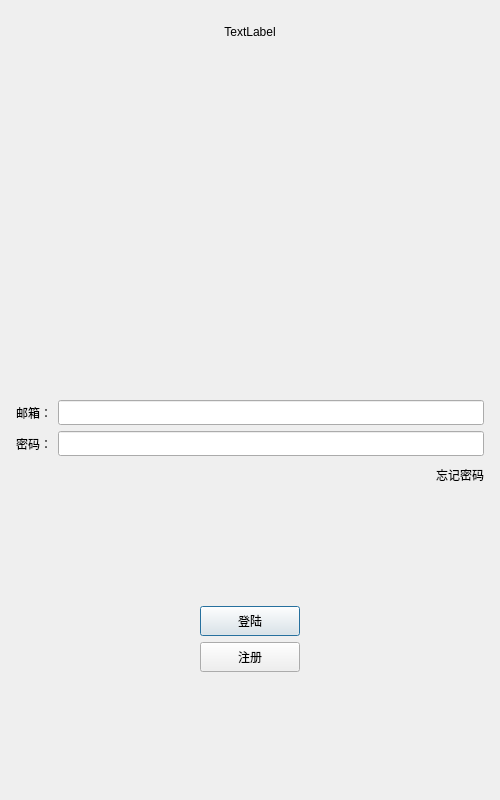
<?xml version="1.0" encoding="UTF-8"?>
<ui version="4.0">
 <class>LoginDialog</class>
 <widget class="QDialog" name="LoginDialog">
  <property name="geometry">
   <rect>
    <x>0</x>
    <y>0</y>
    <width>500</width>
    <height>800</height>
   </rect>
  </property>
  <property name="minimumSize">
   <size>
    <width>300</width>
    <height>500</height>
   </size>
  </property>
  <property name="windowTitle">
   <string>LoginDialog</string>
  </property>
  <layout class="QVBoxLayout" name="verticalLayout_2">
   <item>
    <layout class="QVBoxLayout" name="verticalLayout">
     <property name="leftMargin">
      <number>5</number>
     </property>
     <property name="topMargin">
      <number>5</number>
     </property>
     <property name="rightMargin">
      <number>5</number>
     </property>
     <property name="bottomMargin">
      <number>5</number>
     </property>
     <item>
      <widget class="QWidget" name="headwidget" native="true">
       <layout class="QGridLayout" name="gridLayout">
        <item row="2" column="0">
         <spacer name="verticalSpacer">
          <property name="orientation">
           <enum>Qt::Vertical</enum>
          </property>
          <property name="sizeHint" stdset="0">
           <size>
            <width>20</width>
            <height>40</height>
           </size>
          </property>
         </spacer>
        </item>
        <item row="1" column="0">
         <widget class="QLabel" name="head_label">
          <property name="minimumSize">
           <size>
            <width>300</width>
            <height>300</height>
           </size>
          </property>
          <property name="text">
           <string/>
          </property>
          <property name="pixmap">
           <pixmap resource="resources.qrc">:/res/login.png</pixmap>
          </property>
          <property name="alignment">
           <set>Qt::AlignCenter</set>
          </property>
         </widget>
        </item>
        <item row="0" column="0">
         <widget class="QLabel" name="tip_err">
          <property name="text">
           <string>TextLabel</string>
          </property>
          <property name="alignment">
           <set>Qt::AlignCenter</set>
          </property>
         </widget>
        </item>
       </layout>
      </widget>
     </item>
     <item>
      <layout class="QHBoxLayout" name="horizontalLayout">
       <property name="leftMargin">
        <number>0</number>
       </property>
       <property name="topMargin">
        <number>0</number>
       </property>
       <property name="rightMargin">
        <number>0</number>
       </property>
       <property name="bottomMargin">
        <number>0</number>
       </property>
       <item>
        <widget class="QLabel" name="email_label">
         <property name="minimumSize">
          <size>
           <width>0</width>
           <height>25</height>
          </size>
         </property>
         <property name="maximumSize">
          <size>
           <width>16777215</width>
           <height>25</height>
          </size>
         </property>
         <property name="text">
          <string>邮箱：</string>
         </property>
        </widget>
       </item>
       <item>
        <widget class="QLineEdit" name="email_edit">
         <property name="minimumSize">
          <size>
           <width>0</width>
           <height>25</height>
          </size>
         </property>
         <property name="maximumSize">
          <size>
           <width>16777215</width>
           <height>25</height>
          </size>
         </property>
         <property name="text">
          <string/>
         </property>
        </widget>
       </item>
      </layout>
     </item>
     <item>
      <layout class="QHBoxLayout" name="horizontalLayout_2">
       <item>
        <widget class="QLabel" name="pass_label">
         <property name="minimumSize">
          <size>
           <width>0</width>
           <height>25</height>
          </size>
         </property>
         <property name="maximumSize">
          <size>
           <width>16777215</width>
           <height>25</height>
          </size>
         </property>
         <property name="text">
          <string>密码：</string>
         </property>
        </widget>
       </item>
       <item>
        <widget class="QLineEdit" name="pass_edit">
         <property name="minimumSize">
          <size>
           <width>0</width>
           <height>25</height>
          </size>
         </property>
         <property name="maximumSize">
          <size>
           <width>16777215</width>
           <height>25</height>
          </size>
         </property>
        </widget>
       </item>
      </layout>
     </item>
     <item>
      <layout class="QHBoxLayout" name="horizontalLayout_3">
       <item>
        <spacer name="horizontalSpacer">
         <property name="orientation">
          <enum>Qt::Horizontal</enum>
         </property>
         <property name="sizeHint" stdset="0">
          <size>
           <width>40</width>
           <height>20</height>
          </size>
         </property>
        </spacer>
       </item>
       <item>
        <widget class="ClickedLabel" name="forget_label">
         <property name="minimumSize">
          <size>
           <width>0</width>
           <height>25</height>
          </size>
         </property>
         <property name="maximumSize">
          <size>
           <width>16777215</width>
           <height>25</height>
          </size>
         </property>
         <property name="text">
          <string>忘记密码</string>
         </property>
        </widget>
       </item>
      </layout>
     </item>
     <item>
      <spacer name="verticalSpacer_2">
       <property name="orientation">
        <enum>Qt::Vertical</enum>
       </property>
       <property name="sizeHint" stdset="0">
        <size>
         <width>20</width>
         <height>40</height>
        </size>
       </property>
      </spacer>
     </item>
     <item>
      <layout class="QHBoxLayout" name="horizontalLayout_4">
       <item>
        <spacer name="horizontalSpacer_2">
         <property name="orientation">
          <enum>Qt::Horizontal</enum>
         </property>
         <property name="sizeHint" stdset="0">
          <size>
           <width>40</width>
           <height>20</height>
          </size>
         </property>
        </spacer>
       </item>
       <item>
        <widget class="QPushButton" name="login_btn">
         <property name="minimumSize">
          <size>
           <width>100</width>
           <height>30</height>
          </size>
         </property>
         <property name="text">
          <string>登陆</string>
         </property>
        </widget>
       </item>
       <item>
        <spacer name="horizontalSpacer_3">
         <property name="orientation">
          <enum>Qt::Horizontal</enum>
         </property>
         <property name="sizeHint" stdset="0">
          <size>
           <width>40</width>
           <height>20</height>
          </size>
         </property>
        </spacer>
       </item>
      </layout>
     </item>
     <item>
      <layout class="QHBoxLayout" name="horizontalLayout_5">
       <item>
        <spacer name="horizontalSpacer_4">
         <property name="orientation">
          <enum>Qt::Horizontal</enum>
         </property>
         <property name="sizeHint" stdset="0">
          <size>
           <width>40</width>
           <height>20</height>
          </size>
         </property>
        </spacer>
       </item>
       <item>
        <widget class="QPushButton" name="reg_btn">
         <property name="minimumSize">
          <size>
           <width>100</width>
           <height>30</height>
          </size>
         </property>
         <property name="text">
          <string>注册</string>
         </property>
        </widget>
       </item>
       <item>
        <spacer name="horizontalSpacer_5">
         <property name="orientation">
          <enum>Qt::Horizontal</enum>
         </property>
         <property name="sizeHint" stdset="0">
          <size>
           <width>40</width>
           <height>20</height>
          </size>
         </property>
        </spacer>
       </item>
      </layout>
     </item>
     <item>
      <spacer name="verticalSpacer_3">
       <property name="orientation">
        <enum>Qt::Vertical</enum>
       </property>
       <property name="sizeHint" stdset="0">
        <size>
         <width>20</width>
         <height>40</height>
        </size>
       </property>
      </spacer>
     </item>
    </layout>
   </item>
  </layout>
 </widget>
 <customwidgets>
  <customwidget>
   <class>ClickedLabel</class>
   <extends>QLabel</extends>
   <header>ClickedLabel.h</header>
  </customwidget>
 </customwidgets>
 <resources>
  <include location="resources.qrc"/>
 </resources>
 <connections/>
</ui>
